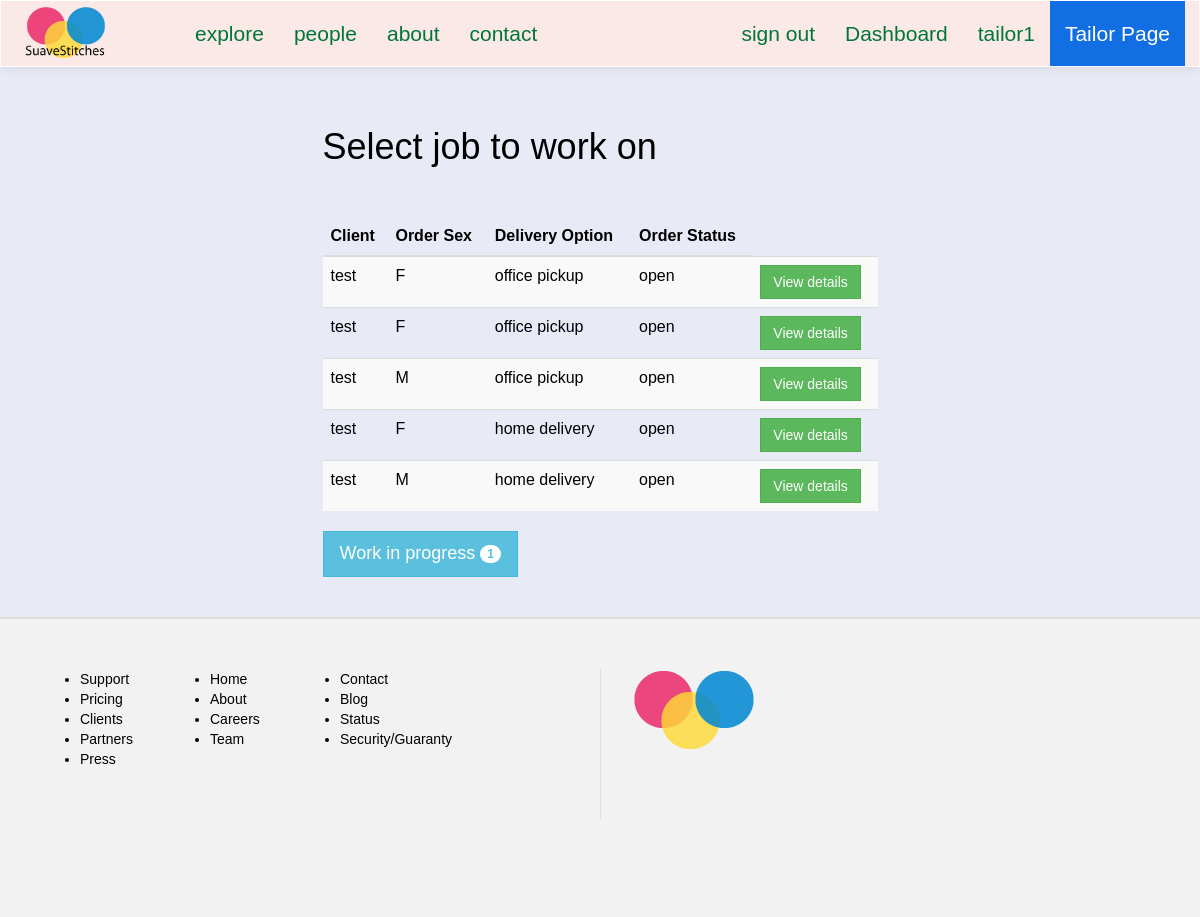
The app's page /suave/tailor/dashboard (signed in), older data.
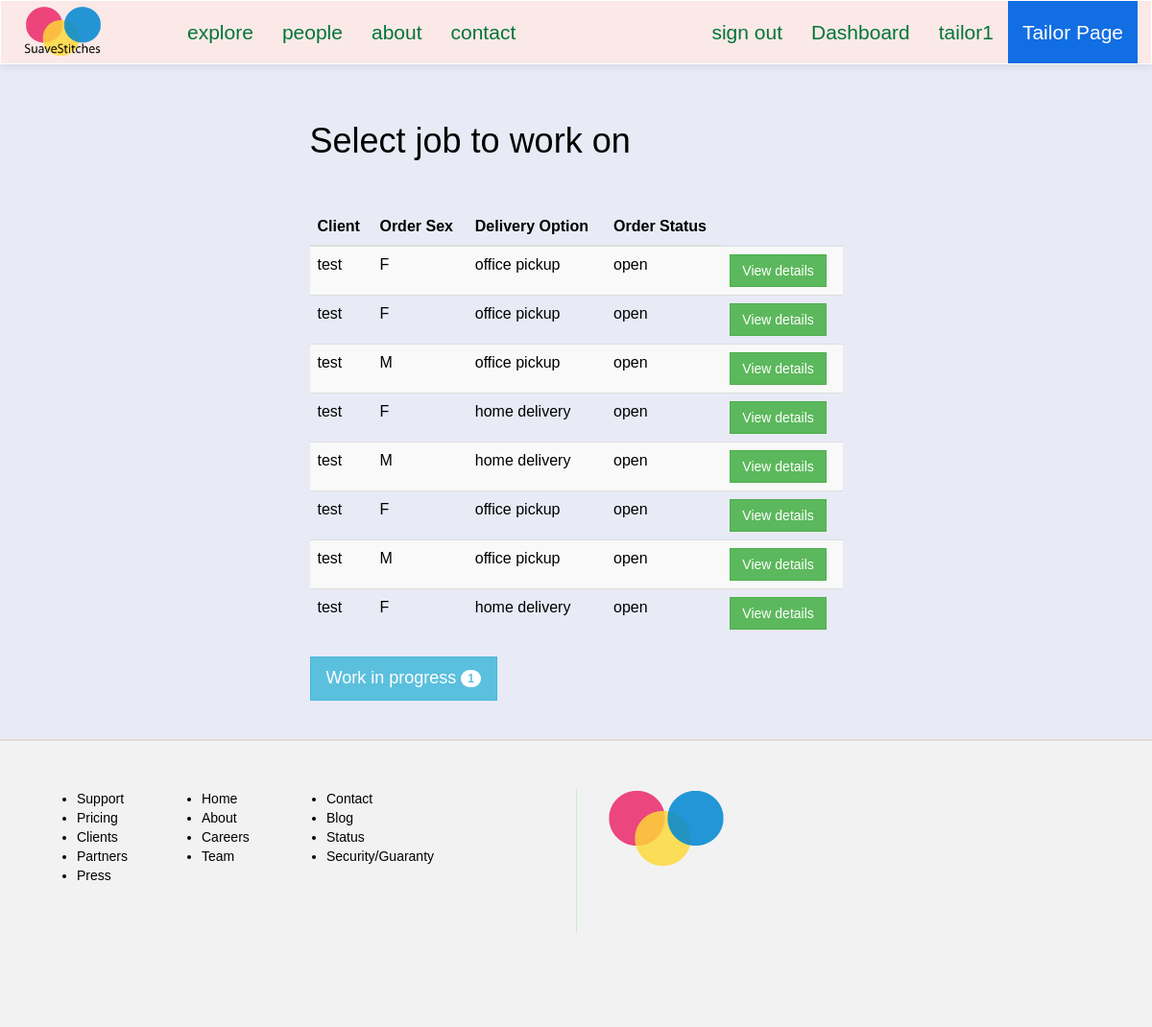
The same page, newer data.
### suave/models.py (models this page shows)
class Order(models.Model):
	client = models.ForeignKey(Client, null=True)
	sizetable = models.ForeignKey(SizeTable, null=True)
	tailor = models.ForeignKey(Tailor, null=True)
	fabric = models.CharField(max_length=50, null=True)
	style = models.CharField(max_length=100, null=True)
	main_order_id = models.CharField(max_length=15, null=True)
	details = models.CharField(max_length=250, null=True) #*
	delivery_option = models.CharField(max_length=100, null=True)
	service_option = models.CharField(max_length=100, null=True)
	sex = models.CharField(max_length=2, default=' ')
	status = models.CharField(max_length=20, default='OPEN') #*
	cost = models.IntegerField(default=0000) # final cost of order
	date = models.DateField(auto_now_add=True)

class Client(models.Model):
	FEMALE = 'F'
	MALE = 'M'
	SEX_CHOICE = (
		(FEMALE, 'F'),
		(MALE, 'M'),
	)
	user = models.OneToOneField(User)
	address = models.CharField(max_length=200, null=True)
	preference = models.CharField(max_length=40)
	sex = models.CharField(max_length=2, choices=SEX_CHOICE, default=" ")
	def __str__(self):
		return self.user.username

### suave/views.py (the view)
@login_required
def tailorDashboard(request):
	context = {}
	context['title'] = 'Tailor - SuaveStitches Nigeria'
	context['tailorPage'] = True
	orders = Order.objects.filter(status='OPEN')
	context['orders'] = orders
	tailor_obj = Tailor.objects.get(user=request.user)
	context['work'] = len(Order.objects.filter(tailor=tailor_obj, status='IN PROGRESS'))
	return render(request, 'i/tailor/dashboard.html', context)

### suave/templates/i/tailor/dashboard.html (shortened to what this page needs)
{% extends "i/layout/base.html" %}
{% block main_section %}
<div class="col-lg-6 col-lg-offset-3"><br><br>
	<h1>Select job to work on</h1>
	<br><br>
	{% if orders %}
	<table class="table table-striped table-hover">
		<thead>
			<tr>
				<th>Client</th>
				<th>Order Sex</th>
				<th>Delivery Option</th>
				<th>Order Status</th>
			</tr>
		</thead>
		<tbody>
			{% for order in orders %}
			<tr>
				<td>{{ order.client }}</td>
				<td>{{ order.sex }}</td>
				<td>{{ order.delivery_option|lower }}</td>
				<td>{{ order.status|lower }}</td>
				<td><a href="{% url 'suave:tailorOrderDetails' order.main_order_id %}" class="btn btn-success">View details</a></td>
			</tr>
			{% endfor %}
		</tbody>
	</table>
	{% endif %}
	<div class="dashboard-button-panel">
		<a href="{% url 'suave:tailorWorkInProgress' %}" class="btn btn-success btn-info btn-lg">
			Work in progress
			{% if work %}
				<span class="badge">{{ work }}</span>
			{% endif %}
		</a>
	</div>
	<br><br>
</div>
{% endblock %}

Row changes from the older to the newer data that the page shows:
added Order: client "test", sex "F", delivery_option "office pickup", status "open"
added Order: client "test", sex "M", delivery_option "office pickup", status "open"
added Order: client "test", sex "F", delivery_option "home delivery", status "open"
